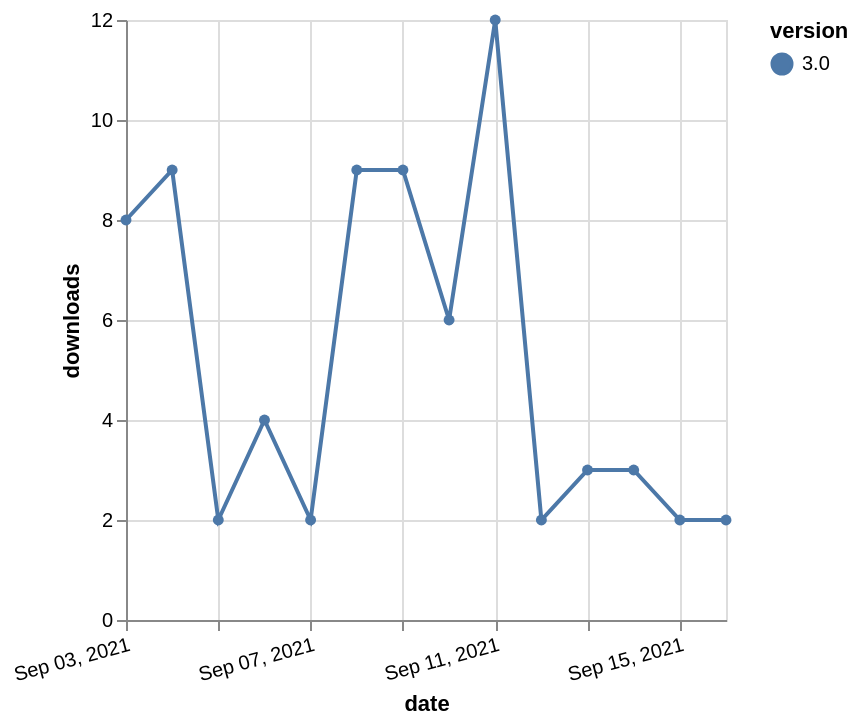

This figure's Vega-Lite source:
### Vega-Lite specification from a JSON file in a GitHub repository (floating-point values rounded to 4 significant figures)
{"$schema": "https://vega.github.io/schema/vega-lite/v5.json", "description": "A simple bar chart with embedded data.", "data": {"values": [{"date": "2021-09-03", "total": 2908, "delta": 8, "version": "3.0"}, {"date": "2021-09-04", "total": 2917, "delta": 9, "version": "3.0"}, {"date": "2021-09-05", "total": 2919, "delta": 2, "version": "3.0"}, {"date": "2021-09-06", "total": 2923, "delta": 4, "version": "3.0"}, {"date": "2021-09-07", "total": 2925, "delta": 2, "version": "3.0"}, {"date": "2021-09-08", "total": 2934, "delta": 9, "version": "3.0"}, {"date": "2021-09-09", "total": 2943, "delta": 9, "version": "3.0"}, {"date": "2021-09-10", "total": 2949, "delta": 6, "version": "3.0"}, {"date": "2021-09-11", "total": 2961, "delta": 12, "version": "3.0"}, {"date": "2021-09-12", "total": 2963, "delta": 2, "version": "3.0"}, {"date": "2021-09-13", "total": 2966, "delta": 3, "version": "3.0"}, {"date": "2021-09-14", "total": 2969, "delta": 3, "version": "3.0"}, {"date": "2021-09-15", "total": 2971, "delta": 2, "version": "3.0"}, {"date": "2021-09-16", "total": 2973, "delta": 2, "version": "3.0"}]}, "width": "container", "mark": {"type": "line", "point": {"filled": true}}, "encoding": {"x": {"field": "date", "type": "temporal", "timeUnit": "yearmonthdate", "title": "date", "axis": {"labelAngle": -15}}, "y": {"field": "delta", "type": "quantitative", "title": "downloads"}, "color": {"field": "version", "type": "nominal"}, "tooltip": {"field": "delta"}}}
